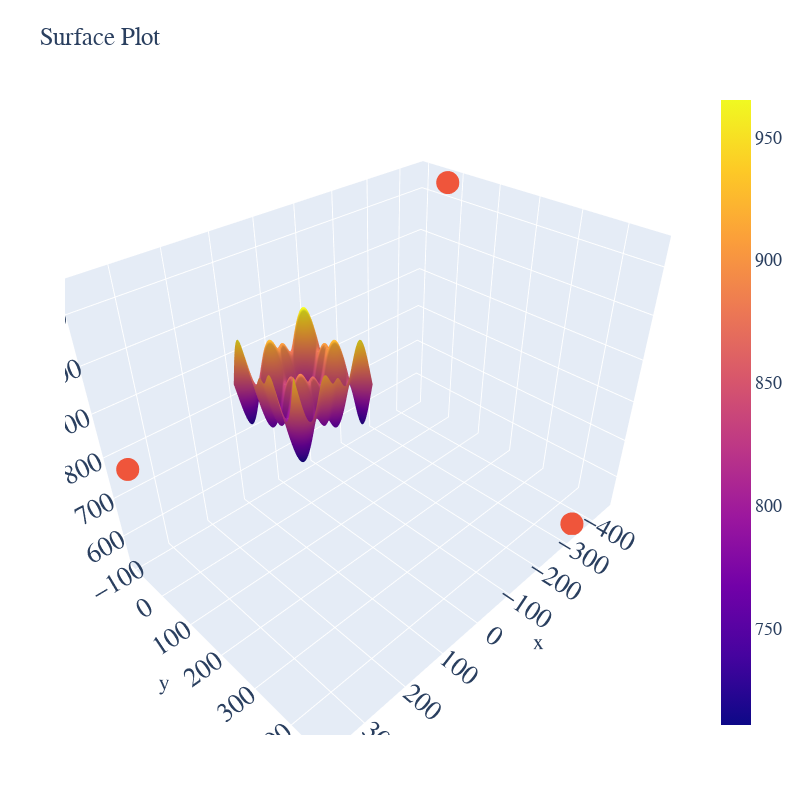
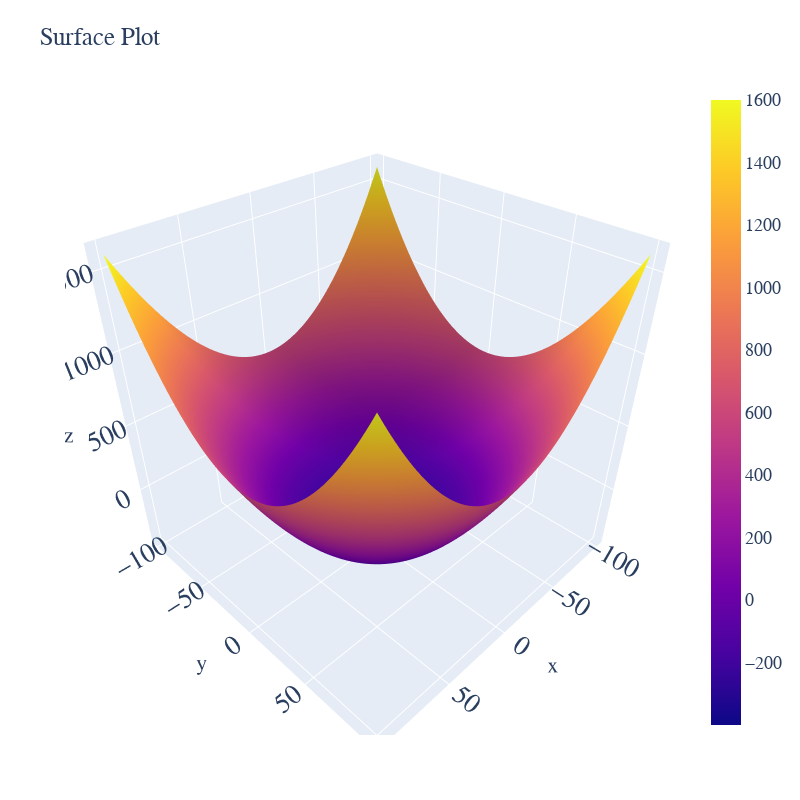

The notebook cell saved with these charts, in order:
### Code cell
import numpy as np
from hgdl.hgdl import HGDL as hgdl
from hgdl.support_functions import *
from hgdl.constraints import NonLinearConstraint
import time
import dask.distributed as distributed
import tracemalloc

def g(x, arr, barr):
    return (np.linalg.norm(x)**2/10.0) - 400.0

def g_grad(x, arr, barr):
    return (2./10.) * x

def g_hess(x, arr, barr):
    return np.identity(len(x)) * (2./10.)


con = NonLinearConstraint(g,g_grad,g_hess)



def test_schwefel():
    arr  = 5
    brr  = 6
    bounds = np.array([[-500,500],[-500,500]])
    a = hgdl(schwefel, schwefel_gradient, bounds,
            hess = schwefel_hessian,
            #global_optimizer = "random",
            global_optimizer = "genetic",
            #global_optimizer = "gauss",
            local_optimizer = "L-BFGS-B",
            number_of_optima = 30000,
            args = (arr,brr), radius = None, num_epochs = 100, constraints = (con,))

    x0 = np.random.uniform(low = np.ones((3)) * -500., high = np.ones((3)) * 500.,size = (20,3))
    print("starting positions: ")
    print(x0)
    print("--------------------")
    a.optimize(x0 = x0)



    #print(a.optima_list)
    print("main thread submitted HGDL and will now sleep for 2 seconds")
    time.sleep(2)
    print("main thread asks for 10 best solutions:")
    print(a.get_latest())
    #a.cancel_tasks()
    print("main sleeps for another 2 seconds")
    time.sleep(2)
    print("main thread kills optimization")
    res = a.kill_client()
    print("hgdl was killed but I am waiting 2s")
    print("")
    print("")
    print("")
    print("")
    print(res["x"])
    fe = np.ones(3)
    for i in range(3): fe[i] = schwefel(res["x"][i,0:2],1,1)
    print(fe)
    make_plot(np.column_stack([res["x"][:,0:2],fe]))

if __name__ == '__main__':
    test_schwefel()

### Figure 1 — Plotly figure (JSON) as saved in the notebook; plotly's stock layout.template omitted (floating-point values rounded to 4 significant figures; data arrays with more than 128 entries replaced by an {"elided": "..."} marker saying what was removed)
{"data": [{"type": "surface", "x": {"elided": "100x100 float values"}, "y": {"elided": "100x100 float values"}, "z": {"elided": "100x100 float values"}}, {"mode": "markers", "type": "scatter3d", "x": [-341.2, 364.4, -448.6], "y": [466.7, -82.72, -21.98], "z": [535.4, 778.5, 1141.0]}], "layout": {"autosize": true, "font": {"family": "Courier New, monospace", "size": 18}, "height": 800, "margin": {"b": 65, "l": 65, "r": 50, "t": 90}, "title": {"text": "Surface Plot"}, "width": 800}}

### Figure 2 — Plotly figure (JSON) as saved in the notebook; plotly's stock layout.template omitted (floating-point values rounded to 4 significant figures; data arrays with more than 128 entries replaced by an {"elided": "..."} marker saying what was removed)
{"data": [{"type": "surface", "x": {"elided": "100x100 float values"}, "y": {"elided": "100x100 float values"}, "z": {"elided": "100x100 float values"}}], "layout": {"autosize": true, "font": {"family": "Courier New, monospace", "size": 18}, "height": 800, "margin": {"b": 65, "l": 65, "r": 50, "t": 90}, "title": {"text": "Surface Plot"}, "width": 800}}
